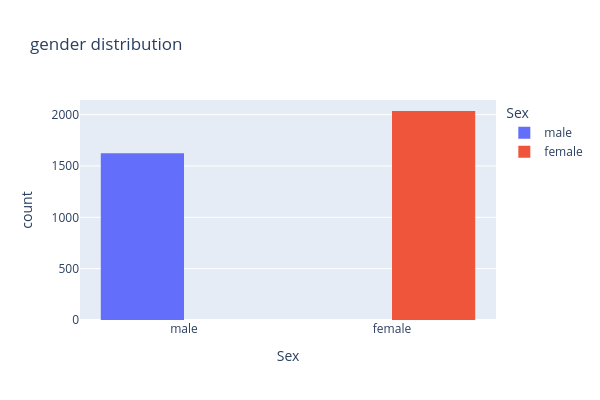

Notebook source saved alongside this figure:
### Code cell
import plotly.express as px

fig = px.histogram(data.Sex, x='Sex', color='Sex', barmode='group', title='gender distribution', width=600, height=400 )

fig.show()

### Figure 1 — Plotly figure (JSON) as saved in the notebook; plotly's stock layout.template omitted (floating-point values rounded to 4 significant figures; data arrays with more than 128 entries replaced by an {"elided": "..."} marker saying what was removed)
{"data": [{"alignmentgroup": "True", "bingroup": "x", "hovertemplate": "Sex=%{x}<br>count=%{y}<extra></extra>", "legendgroup": "male", "marker": {"color": "#636efa", "pattern": {"shape": ""}}, "name": "male", "offsetgroup": "male", "orientation": "v", "showlegend": true, "type": "histogram", "x": {"elided": "1623 str values"}, "xaxis": "x", "yaxis": "y"}, {"alignmentgroup": "True", "bingroup": "x", "hovertemplate": "Sex=%{x}<br>count=%{y}<extra></extra>", "legendgroup": "female", "marker": {"color": "#EF553B", "pattern": {"shape": ""}}, "name": "female", "offsetgroup": "female", "orientation": "v", "showlegend": true, "type": "histogram", "x": {"elided": "2035 str values"}, "xaxis": "x", "yaxis": "y"}], "layout": {"barmode": "group", "height": 400, "legend": {"title": {"text": "Sex"}, "tracegroupgap": 0}, "title": {"text": "gender distribution"}, "width": 600, "xaxis": {"anchor": "y", "categoryarray": ["male", "female"], "categoryorder": "array", "domain": [0, 1], "title": {"text": "Sex"}}, "yaxis": {"anchor": "x", "domain": [0, 1], "title": {"text": "count"}}}}
